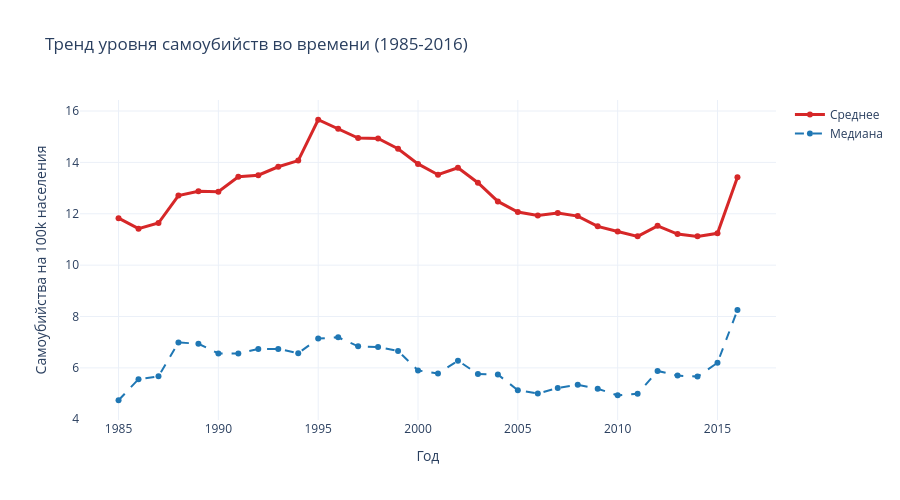

The notebook cell this image was saved under:
### Markdown cell above
## 5. Визуализация 1: Тренд во времени

### Code cell
# Средний уровень самоубийств по годам
yearly_trend = df.groupby('year').agg({
    'suicide_rate': ['mean', 'median', 'std'],
    'suicides_no': 'sum'
}).round(2)

yearly_trend.columns = ['Mean', 'Median', 'Std', 'Total']
yearly_trend = yearly_trend.reset_index()

fig1 = go.Figure()

fig1.add_trace(go.Scatter(
    x=yearly_trend['year'],
    y=yearly_trend['Mean'],
    name='Среднее',
    line=dict(color='#d62728', width=3),
    mode='lines+markers'
))

fig1.add_trace(go.Scatter(
    x=yearly_trend['year'],
    y=yearly_trend['Median'],
    name='Медиана',
    line=dict(color='#1f77b4', width=2, dash='dash'),
    mode='lines+markers'
))

fig1.update_layout(
    title='Тренд уровня самоубийств во времени (1985-2016)',
    xaxis_title='Год',
    yaxis_title='Самоубийства на 100k населения',
    height=500,
    hovermode='x unified',
    template='plotly_white'
)

fig1.show()
print("✓ График сохранен")

### Figure 1 — Plotly figure (JSON) as saved in the notebook; plotly's stock layout.template omitted (floating-point values rounded to 4 significant figures)
{"data": [{"line": {"color": "#d62728", "width": 3}, "mode": "lines+markers", "name": "Среднее", "x": [1985, 1986, 1987, 1988, 1989, 1990, 1991, 1992, 1993, 1994, 1995, 1996, 1997, 1998, 1999, 2000, 2001, 2002, 2003, 2004, 2005, 2006, 2007, 2008, 2009, 2010, 2011, 2012, 2013, 2014, 2015, 2016], "y": [11.83, 11.42, 11.64, 12.71, 12.88, 12.86, 13.44, 13.5, 13.83, 14.07, 15.66, 15.31, 14.95, 14.93, 14.53, 13.94, 13.52, 13.79, 13.21, 12.48, 12.07, 11.93, 12.03, 11.91, 11.51, 11.31, 11.12, 11.53, 11.21, 11.12, 11.24, 13.42], "type": "scatter"}, {"line": {"color": "#1f77b4", "dash": "dash", "width": 2}, "mode": "lines+markers", "name": "Медиана", "x": [1985, 1986, 1987, 1988, 1989, 1990, 1991, 1992, 1993, 1994, 1995, 1996, 1997, 1998, 1999, 2000, 2001, 2002, 2003, 2004, 2005, 2006, 2007, 2008, 2009, 2010, 2011, 2012, 2013, 2014, 2015, 2016], "y": [4.74, 5.56, 5.67, 6.99, 6.94, 6.56, 6.56, 6.74, 6.74, 6.57, 7.14, 7.19, 6.84, 6.81, 6.66, 5.9, 5.78, 6.28, 5.76, 5.74, 5.13, 5.0, 5.22, 5.34, 5.19, 4.93, 4.99, 5.88, 5.7, 5.66, 6.2, 8.25], "type": "scatter"}], "layout": {"title": {"text": "Тренд уровня самоубийств во времени (1985-2016)"}, "xaxis": {"title": {"text": "Год"}}, "yaxis": {"title": {"text": "Самоубийства на 100k населения"}}, "height": 500, "hovermode": "x unified"}}
